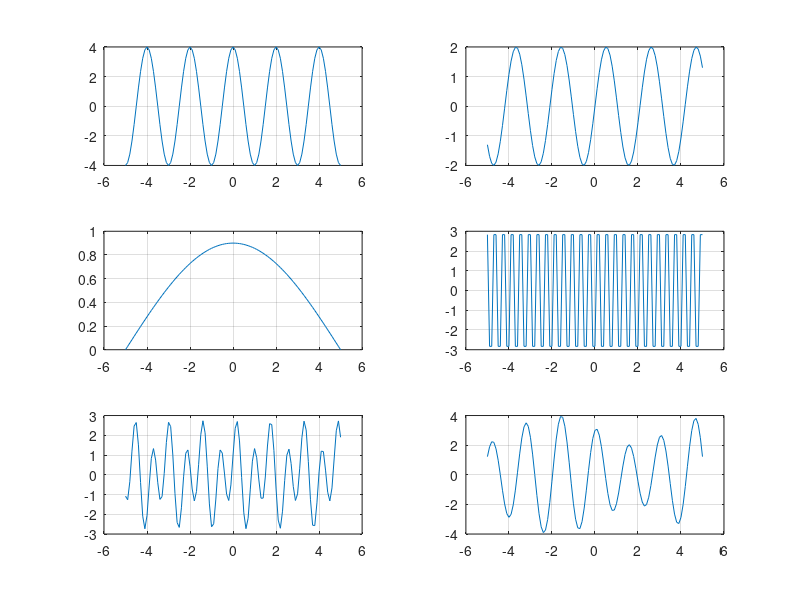

MATLAB code for this plot:
t=[-5:.1:5];
subplot(3,2,1);
x1=4*cos(pi*t)
plot(t,x1); grid;

subplot(3,2,2);
x2=2*sin(3*t)
plot(t,x2); grid;

subplot(3,2,3);
x3=0.9*cos(pi*t/10)
plot(t,x3); grid;

subplot(3,2,4);
x4=4*sin(5*pi*t-pi/4)
plot(t,x4); grid;

subplot(3,2,5);
x5=cos(4*t)+2*sin(8*t)
plot(t,x5); grid;

subplot(3,2,6);
x6=3*cos(4*t)+sin(pi*t)
plot(t,x6); grid;
